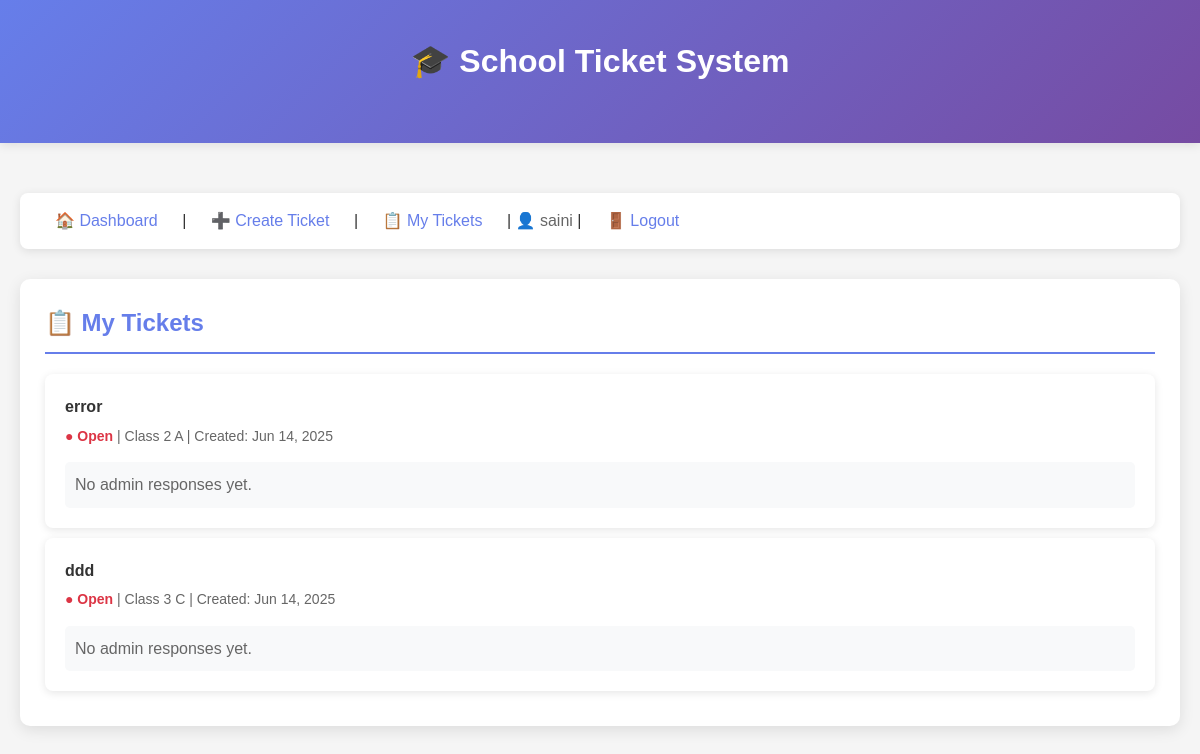
/my_tickets/ (signed in), run on the app's committed database.
### app/models.py (models this page shows)
class Ticket(models.Model):
    CLASS_CHOICES = [
        ('Nursery A', 'Nursery A'),
        ('Nursery B', 'Nursery B'),
        ('Nursery C', 'Nursery C'),
        ('LKG A', 'LKG A'),
        ('LKG B', 'LKG B'),
        ('LKG C', 'LKG C'),
        ('UKG A', 'UKG A'),
        ('UKG B', 'UKG B'),
        ('UKG C', 'UKG C'),
        ('Class 1 A', 'Class 1 A'),
        ('Class 1 B', 'Class 1 B'),
        ('Class 1 C', 'Class 1 C'),
        ('Class 2 A', 'Class 2 A'),
        ('Class 2 B', 'Class 2 B'),
        ('Class 2 C', 'Class 2 C'),
        ('Class 3 A', 'Class 3 A'),
        ('Class 3 B', 'Class 3 B'),
        ('Class 3 C', 'Class 3 C'),
        ('Class 4 A', 'Class 4 A'),
        ('Class 4 B', 'Class 4 B'),
        ('Class 4 C', 'Class 4 C'),
        ('Class 5 A', 'Class 5 A'),
        ('Class 5 B', 'Class 5 B'),
        ('Class 5 C', 'Class 5 C'),
        ('Class 6 A', 'Class 6 A'),
        ('Class 6 B', 'Class 6 B'),
        ('Class 6 C', 'Class 6 C'),
        ('Class 7 A', 'Class 7 A'),
        ('Class 7 B', 'Class 7 B'),
        ('Class 7 C', 'Class 7 C'),
        ('Class 8 A', 'Class 8 A'),
        ('Class 8 B', 'Class 8 B'),
        ('Class 8 C', 'Class 8 C'),
        ('Class 9 A', 'Class 9 A'),
        ('Class 9 B', 'Class 9 B'),
        ('Class 9 C', 'Class 9 C'),
        ('Class 10 A', 'Class 10 A'),
        ('Class 10 B', 'Class 10 B'),
        ('Class 10 C', 'Class 10 C'),
        ('Class 11 A', 'Class 11 A'),
        ('Class 11 B', 'Class 11 B'),
        ('Class 11 C', 'Class 11 C'),
        ('Class 12 A', 'Class 12 A'),
        ('Class 12 B', 'Class 12 B'),
        ('Class 12 C', 'Class 12 C'),
    ]
    title = models.CharField(max_length=200)
    description = models.TextField()
    class_name = models.CharField(max_length=50, choices=CLASS_CHOICES, null=False, blank=False)
    created_by = models.ForeignKey(User, on_delete=models.CASCADE)
    status = models.CharField(max_length=20, choices=[('open', 'Open'), ('resolved', 'Resolved')], default='open')
    created_at = models.DateTimeField(auto_now_add=True)

### app/views.py (the view)
# urls.py: path('my_tickets/', views.my_tickets, name='my_tickets'),
@login_required
def my_tickets(request):
    tickets = Ticket.objects.filter(created_by=request.user).prefetch_related('comments__user')
    return render(request, 'my_tickets.html', {'tickets': tickets})

### app/templates/my_tickets.html (shortened to what this page needs)
{% load static %}
<!DOCTYPE html>
<html lang="en">
<head>
    <link rel="stylesheet" href="{% static 'css/style.css' %}">
</head>
<body>
    <header>
        <div class="container">
            <h1>🎓 School Ticket System</h1>
        </div>
    </header>
    <div class="container">
        <nav>
            <a href="{% url 'frontend' %}">🏠 Dashboard</a> |
            <a href="{% url 'create_ticket' %}">➕ Create Ticket</a> |
            <a href="{% url 'my_tickets' %}">📋 My Tickets</a> |
            <span style="color: #666;">👤 {{ user.username }}</span> |
            <a href="{% url 'logout' %}">🚪 Logout</a>
        </nav>
        <div class="card">
            <h2>📋 My Tickets</h2>
            {% if tickets %}
                {% for ticket in tickets %}
                    <div class="ticket-item">
                        <div>
                            <a href="{% url 'ticket_detail' ticket.id %}">{{ ticket.title }}</a>
                            <div class="ticket-meta">
                                <span class="status-{{ ticket.status }}">● {{ ticket.status|title }}</span> |
                                {{ ticket.class_name }} |
                                Created: {{ ticket.created_at|date:"M d, Y" }}
                            </div>
                        </div>
                        {% if ticket.comments.all %}
                            <div style="margin-top: 15px;">
                                <h4 style="color: #667eea; margin-bottom: 10px;">💬 Admin Responses:</h4>
                                {% for comment in ticket.comments.all %}
                                    <div class="comment-box" style="margin: 8px 0;">
                                        <strong>{{ comment.user.username }}</strong>
                                        <small style="color: #666;">({{ comment.created_at|date:"M d, Y g:i A" }})</small>
                                        <p style="margin-top: 8px;">{{ comment.text }}</p>
                                    </div>
                                {% endfor %}
                            </div>
                        {% else %}
                            <div style="margin-top: 15px; padding: 10px; background: #f8f9fa; border-radius: 5px; color: #666;">
                                No admin responses yet.
                            </div>
                        {% endif %}
                    </div>
                {% endfor %}
            {% else %}
                <div style="text-align: center; padding: 40px;">
                    <p>📭 No tickets found. <a href="{% url 'create_ticket' %}" class="btn">Create your first ticket</a></p>
                </div>
            {% endif %}
        </div>
    </div>
</body>
</html>

### app/static/css/style.css (style rules this page uses)
* { margin: 0; padding: 0; box-sizing: border-box; }
body { font-family: 'Arial', sans-serif; background-color: #f5f5f5; color: #333; line-height: 1.6; }
.container { max-width: 1200px; margin: 0 auto; padding: 20px; }
header { background: linear-gradient(135deg, #667eea 0%, #764ba2 100%); color: white; padding: 1rem 0; margin-bottom: 30px; box-shadow: 0 2px 10px rgba(0,0,0,0.1); }
nav { background: white; padding: 15px; border-radius: 8px; margin-bottom: 30px; box-shadow: 0 2px 10px rgba(0,0,0,0.1); }
nav a { color: #667eea; text-decoration: none; padding: 10px 15px; margin: 0 5px; border-radius: 5px; transition: all 0.3s ease; }
.card { background: white; border-radius: 10px; padding: 25px; margin-bottom: 20px; box-shadow: 0 4px 15px rgba(0,0,0,0.1); transition: transform 0.3s ease; }
.status-open { color: #dc3545; font-weight: bold; }
.ticket-item { background: white; margin: 10px 0; padding: 20px; border-radius: 8px; box-shadow: 0 2px 8px rgba(0,0,0,0.1); transition: all 0.3s ease; }
.ticket-item a { color: #333; text-decoration: none; font-weight: bold; }
.ticket-meta { color: #666; font-size: 14px; margin-top: 5px; }
h1, h2, h3 { margin-bottom: 20px; }
h1 { text-align: center; color: white; }
h2 { color: #667eea; border-bottom: 2px solid #667eea; padding-bottom: 10px; }

### data on the page
Ticket: title "error", status "Open", class_name "Class 2 A", created_at "Jun 14, 2025", shows "No admin responses yet."
Ticket: title "ddd", status "Open", class_name "Class 3 C", created_at "Jun 14, 2025", shows "No admin responses yet."

### other printed values
{{ user.username }} "saini"
